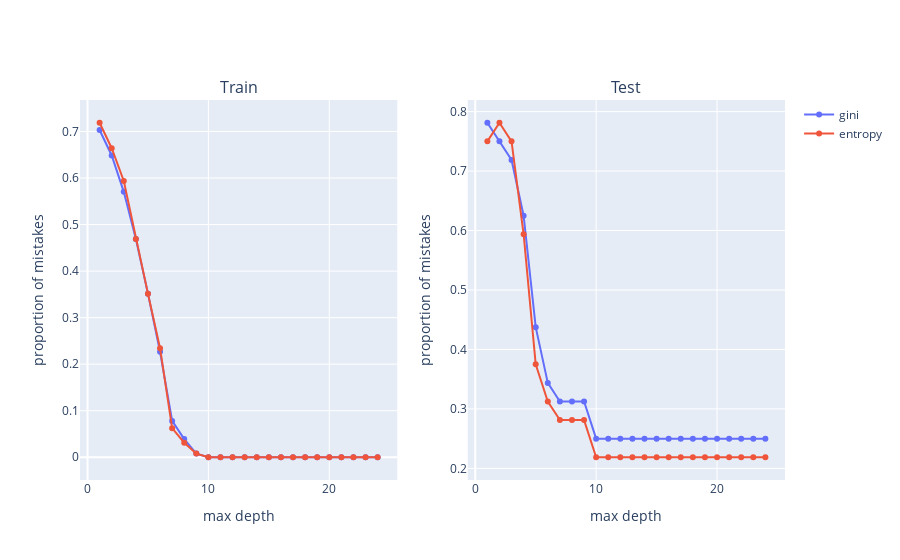

This figure's notebook cell:
### Code cell
# plot of proportions of mistakes

# params
range_depth = np.arange(1, 25)
X, y = data[:, :2], data[:, -1]

# split data
X_train, X_test, y_train, y_test = train_test_split(
    X, y,
    test_size=.2,
    random_state=12365478
)

dict_error = {
    "gini": {"train": [], "test": [], "color": "#636EFA"},
    "entropy": {"train": [], "test": [], "color": "#EF553B"},
}

dict_data = {
    "train": {"X": X_train, "y": y_train},
    "test": {"X": X_test, "y": y_test}
}

for depth in range_depth:
    for impurity_measure in dict_error:
        # init / fit model
        classifier = DecisionTreeClassifier(
            criterion=impurity_measure,
            max_depth=depth,
            random_state=0
        )
        classifier.fit(X_train, y_train)

        for error_type, Xy in dict_data.items():
            y_true = Xy["y"]
            y_predicted = classifier.predict(Xy["X"])

            # compute / store error
            error = 1 - accuracy_score(y_true, y_predicted)
            dict_error[impurity_measure][error_type].append(error)

# plot
fig = make_subplots(
    rows=1, cols=2,
    subplot_titles=["Train", "Test"]
)

for i, error_type in enumerate(["train", "test"]):
    for impurity_measure in ["gini", "entropy"]:
        fig.add_trace(
            go.Scatter(
                x=range_depth,
                y=dict_error[impurity_measure][error_type],
                marker_color=dict_error[impurity_measure]["color"],
                name=impurity_measure,
                mode="lines+markers",
                showlegend=True if i == 0 else False
            ),
            row=1, col=i+1
        )

        fig.update_xaxes(
            title="max depth", 
            row=1, col=i+1
        )

        fig.update_yaxes(
            title="proportion of mistakes", 
            row=1, col=i+1
        )

fig.show()

### Figure 1 — Plotly figure (JSON) as saved in the notebook; plotly's stock layout.template omitted (floating-point values rounded to 4 significant figures)
{"data": [{"marker": {"color": "#636EFA"}, "mode": "lines+markers", "name": "gini", "showlegend": true, "type": "scatter", "x": [1, 2, 3, 4, 5, 6, 7, 8, 9, 10, 11, 12, 13, 14, 15, 16, 17, 18, 19, 20, 21, 22, 23, 24], "xaxis": "x", "y": [0.7031, 0.6484, 0.5703, 0.4688, 0.3516, 0.2266, 0.07812, 0.03906, 0.007812, 0, 0, 0, 0, 0, 0, 0, 0, 0, 0, 0, 0, 0, 0, 0], "yaxis": "y"}, {"marker": {"color": "#EF553B"}, "mode": "lines+markers", "name": "entropy", "showlegend": true, "type": "scatter", "x": [1, 2, 3, 4, 5, 6, 7, 8, 9, 10, 11, 12, 13, 14, 15, 16, 17, 18, 19, 20, 21, 22, 23, 24], "xaxis": "x", "y": [0.7188, 0.6641, 0.5938, 0.4688, 0.3516, 0.2344, 0.0625, 0.03125, 0.007812, 0, 0, 0, 0, 0, 0, 0, 0, 0, 0, 0, 0, 0, 0, 0], "yaxis": "y"}, {"marker": {"color": "#636EFA"}, "mode": "lines+markers", "name": "gini", "showlegend": false, "type": "scatter", "x": [1, 2, 3, 4, 5, 6, 7, 8, 9, 10, 11, 12, 13, 14, 15, 16, 17, 18, 19, 20, 21, 22, 23, 24], "xaxis": "x2", "y": [0.7812, 0.75, 0.7188, 0.625, 0.4375, 0.3438, 0.3125, 0.3125, 0.3125, 0.25, 0.25, 0.25, 0.25, 0.25, 0.25, 0.25, 0.25, 0.25, 0.25, 0.25, 0.25, 0.25, 0.25, 0.25], "yaxis": "y2"}, {"marker": {"color": "#EF553B"}, "mode": "lines+markers", "name": "entropy", "showlegend": false, "type": "scatter", "x": [1, 2, 3, 4, 5, 6, 7, 8, 9, 10, 11, 12, 13, 14, 15, 16, 17, 18, 19, 20, 21, 22, 23, 24], "xaxis": "x2", "y": [0.75, 0.7812, 0.75, 0.5938, 0.375, 0.3125, 0.2812, 0.2812, 0.2812, 0.2188, 0.2188, 0.2188, 0.2188, 0.2188, 0.2188, 0.2188, 0.2188, 0.2188, 0.2188, 0.2188, 0.2188, 0.2188, 0.2188, 0.2188], "yaxis": "y2"}], "layout": {"annotations": [{"font": {"size": 16}, "showarrow": false, "text": "Train", "x": 0.225, "xanchor": "center", "xref": "paper", "y": 1, "yanchor": "bottom", "yref": "paper"}, {"font": {"size": 16}, "showarrow": false, "text": "Test", "x": 0.775, "xanchor": "center", "xref": "paper", "y": 1, "yanchor": "bottom", "yref": "paper"}], "xaxis": {"anchor": "y", "domain": [0, 0.45], "title": {"text": "max depth"}}, "xaxis2": {"anchor": "y2", "domain": [0.55, 1], "title": {"text": "max depth"}}, "yaxis": {"anchor": "x", "domain": [0, 1], "title": {"text": "proportion of mistakes"}}, "yaxis2": {"anchor": "x2", "domain": [0, 1], "title": {"text": "proportion of mistakes"}}}}
